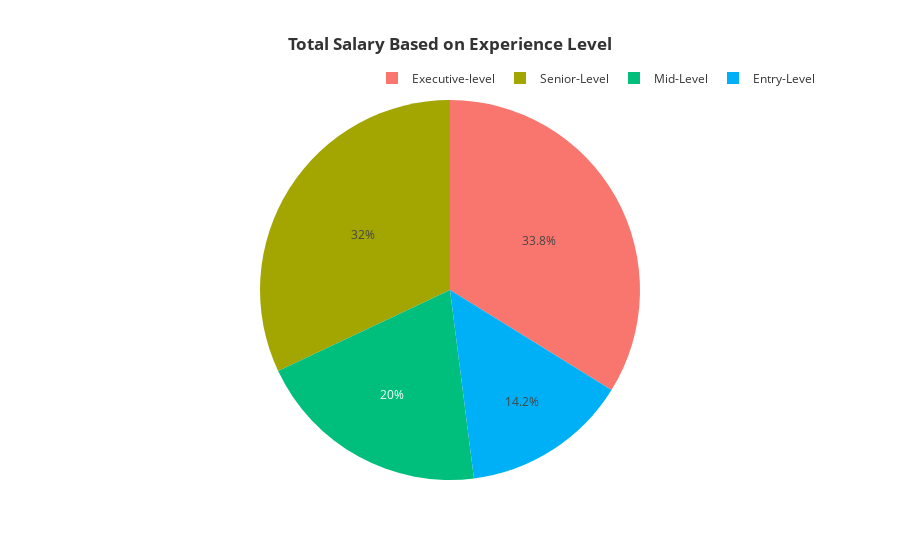

The code cell stored with this chart in its notebook:
### Code cell
fig=px.pie(data2.groupby('experience_level',as_index=False)['salary_in_usd'].mean().sort_values(by='salary_in_usd',ascending=False).head(10),
           names='experience_level',values='salary_in_usd',color='experience_level',
           labels={'experience_level':'Experience level ','salary_in_usd':'Average Salary'},template='ggplot2',
           title='<b>Total Salary Based on Experience Level')
fig.update_layout(title_x=0.5,legend=dict(orientation='h',yanchor='bottom',
                                          y=1.02,xanchor='right',x=1))

### Figure 1 — Plotly figure (JSON) as saved in the notebook; plotly's stock layout.template omitted (floating-point values rounded to 4 significant figures)
{"data": [{"customdata": [["Executive-level"], ["Senior-Level"], ["Mid-Level"], ["Entry-Level"]], "domain": {"x": [0, 1], "y": [0, 1]}, "hovertemplate": "Experience level =%{customdata[0]}<br>Average Salary=%{value}<extra></extra>", "labels": ["Executive-level", "Senior-Level", "Mid-Level", "Entry-Level"], "legendgroup": "", "marker": {"colors": ["#F8766D", "#A3A500", "#00BF7D", "#00B0F6"]}, "name": "", "showlegend": true, "type": "pie", "values": [137500.0, 130200.0, 81310.0, 57550.0]}], "layout": {"legend": {"orientation": "h", "tracegroupgap": 0, "x": 1, "xanchor": "right", "y": 1.02, "yanchor": "bottom"}, "title": {"text": "<b>Total Salary Based on Experience Level", "x": 0.5}}}
